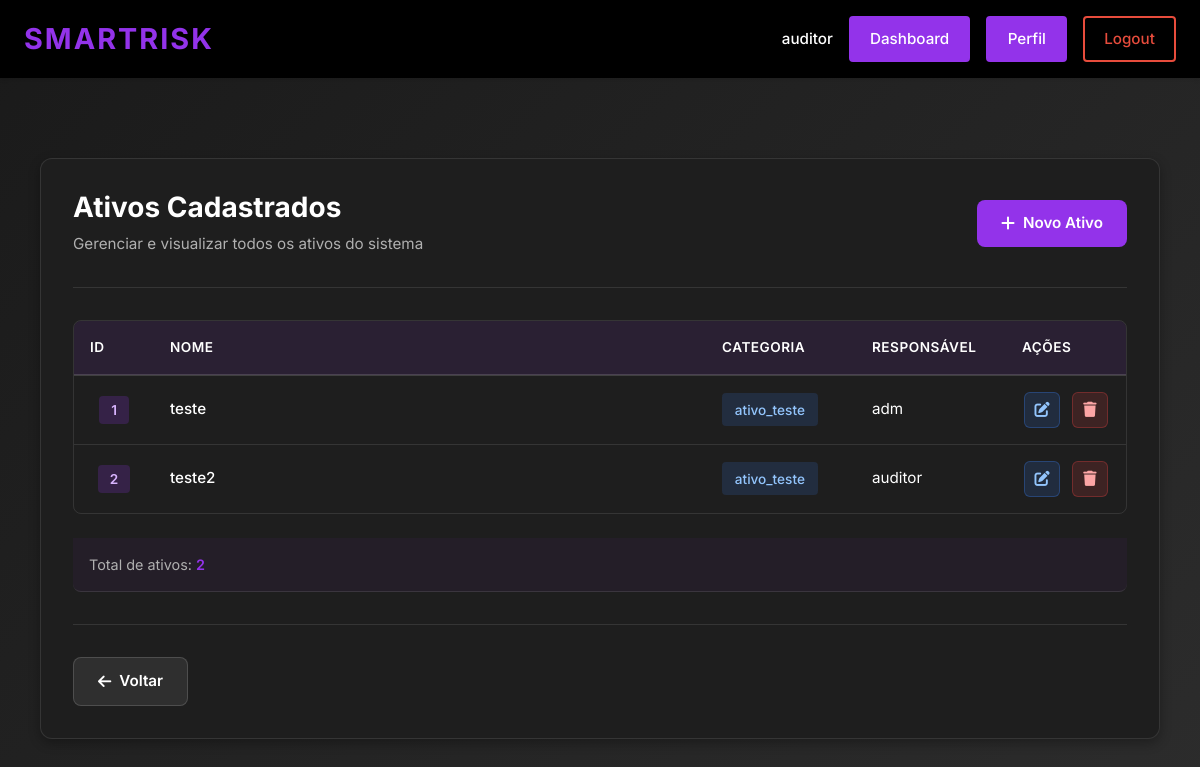
/lista_ativos/ (signed in), run on an earlier commit of the app's database.
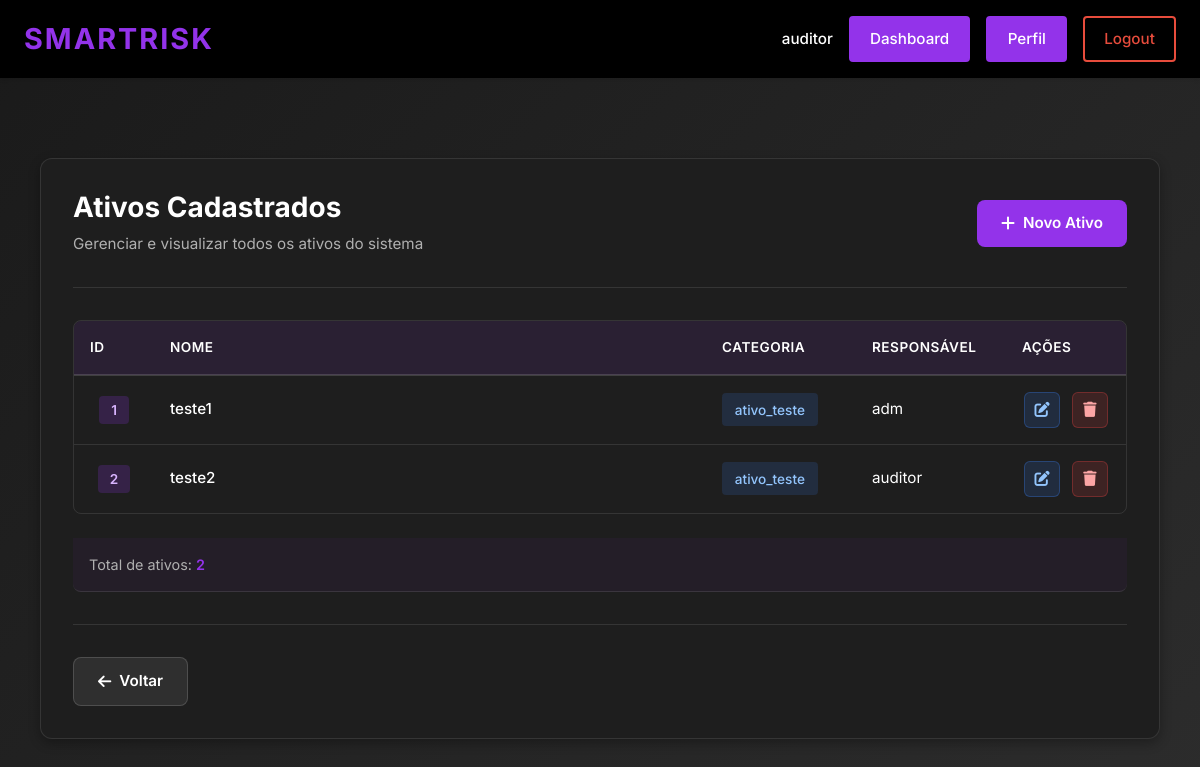
And on a later commit of the database.
### ismsapp/models.py (models this page shows, shortened)
class Ativo(models.Model):
    """Name/identifier of the asset (e.g., 'Servidor de Banco de Dados Prod-01')."""
    nome = models.CharField(
        max_length=255,
        default="Ativo",
        help_text="Nome único ou identificador do ativo (ex.: 'Servidor de Banco de Dados Prod-01').",
    )
    """Foreign key to the asset category that classifies this asset."""
    categoria = models.ForeignKey(
        CategoriaAtivo,
        on_delete=models.SET_NULL,
        null=True,
        related_name="ativos",
        help_text="Categoria que classifica este ativo.",
    )
    """Person or department responsible for this asset."""
    responsavel = models.CharField(
        max_length=200,
        default="Responsável",
        help_text="Nome ou departamento responsável por este ativo.",
    )
    """Detailed description of the asset's purpose and characteristics."""
    descricao = models.TextField(
        blank=True,
        help_text="Descrição detalhada da finalidade e características do ativo.",
    )
    """Interdependencies - other assets required for this asset to function."""
    interdependencias = models.ManyToManyField(
        'self',
        symmetrical=False,
        blank=True,
        related_name='dependentes',
        help_text="Ativos necessários para o funcionamento deste ativo.",
    )
    """Numeric score for the Confidentiality dimension, indicating how sensitive the asset's information is. Higher values mean greater damage if data is disclosed without authorization."""
    confidencialidade = models.PositiveSmallIntegerField(
        verbose_name = "Confidencialidade (C)",
        default = 0,
        help_text = (
            "Grau de sensibilidade das informações deste ativo. "
            "Uma pontuação mais alta indica maior prejuízo caso os dados sejam divulgados sem autorização."
        ),
    )
    """Numeric score for the Integrity dimension, indicating how critical it is that the asset's data remains accurate and unaltered. Higher values mean greater harm if data is modified or corrupted."""
    integridade = models.PositiveSmallIntegerField(
        verbose_name = "Integridade (I)",
        default = 0,
        help_text = (
            "Grau de criticalidade do dado deste ativo. "
            "Uma pontuação mais alta indica maior dano se os dados forem modificados ou corrompidos."
        ),
    )
    """Numeric score for the Availability dimension, indicating how important it is that the asset is accessible when needed. Higher values mean more severe impact if the asset becomes unavailable."""
    disponibilidade = models.PositiveSmallIntegerField(
        verbose_name = "Disponibilidade (D)",
        default = 0,
        help_text = (
            "Grau de importância do acesso a este ativo quando necessário. "
            "Uma pontuação mais alta indica impacto mais severo se o ativo se tornar indisponível."
        ),
    )
    """The Privacy dimension score, indicating how much the asset handles personal data subject to privacy regulations. Higher values mean greater exposure to privacy-related obligations and risks."""
    privacidade = models.PositiveSmallIntegerField(
        verbose_name = "Privacidade (P)",
        default = 0,
        help_text = (
            "O grau em que este ativo lida com dados pessoais sujeitos a regulamentações de privacidade. "
            "Uma pontuação mais alta indica maior exposição a obrigações e riscos relacionados à privacidade."
        ),
    )
    """Composite CIDP weight calculated from the four dimension scores previously defined. This value is used in risk scoring to reflect the overall criticality of the asset. Consider overriding the save() method or using a @property to automatically keep this value in sync whenever any of the individual dimension scores are updated."""
    peso_cidp = models.DecimalField(
        max_digits = 5,
        decimal_places = 2,
        default = 0,
        help_text = (
            "Peso composto CIDP calculado a partir das quatro pontuações de dimensão acima. "
        ),
    )
    class Meta:
        verbose_name = "Ativo"
        verbose_name_plural = "Ativos"

class CategoriaAtivo(models.Model):
    class Tipo(models.TextChoices):
        PRIMARIO = "primario", "Primário"
        SUPORTE  = "suporte",  "De Suporte"
    nome = models.CharField(
        max_length=100,
        unique=True,
        help_text="Nome da categoria. Deve ser único no sistema.",
    )
    tipo = models.CharField(
        max_length=10,
        choices=Tipo.choices,
        help_text=(
            "Tipo do ativo: 'Primário' para ativos com valor direto ao negócio "
            "(ex.: informações, serviços); 'De Suporte' para infraestrutura que "
            "sustenta os ativos primários (ex.: hardware, software, pessoas)."
        ),
    )
    descricao = models.TextField(
        help_text="Descrição detalhada da categoria e dos ativos que ela engloba.",
    )
    criado_em = models.DateTimeField(
        auto_now_add=True,
        help_text="Data e hora em que a categoria foi registrada no sistema.",
    )
    class Meta:
        verbose_name        = "Categoria de Ativo"
        verbose_name_plural = "Categorias de Ativos"
        ordering            = ["tipo", "nome"]

### ismsapp/views.py (the view)
# urls.py: path("lista_ativos/", views.ReadAtivoView.as_view(), name="lista_ativos"),
class ReadAtivoView(View):
    template_name = "ismsapp/lista_ativos.html"
    def _check_permission(self, user):
        if not user.is_authenticated:
            return False
        user_profile = getattr(user, 'profile', None)
        if not user_profile:
            return False
        allowed_actors = [
            UserProfile.Actor.SISTEMA_ADMIN,
            UserProfile.Actor.AUDITOR,
            UserProfile.Actor.ANALISTA
        ]
        return user_profile.actor_type in allowed_actors
    @method_decorator(login_required(login_url="login"))
    def get(self, request, *args, **kwargs):
        if not self._check_permission(request.user):
            return redirect('dashboard')
        from .models import Ativo
        ativos = Ativo.objects.all().order_by('nome')
        user_profile = getattr(request.user, 'profile', None)
        pode_editar_deletar = user_profile and user_profile.actor_type in [
            UserProfile.Actor.SISTEMA_ADMIN,
            UserProfile.Actor.AUDITOR
        ]
        contexto = {
            'ativos': ativos,
            'pode_editar_deletar': pode_editar_deletar,
        }
        return render(request, self.template_name, contexto)

### ismsapp/templates/ismsapp/lista_ativos.html (shortened to what this page needs)
{% extends "ismsapp/base.html" %}
{% load static %}
{% block extra_css %}
    <link href="https://cdn.jsdelivr.net/npm/bootstrap@5.3.0/dist/css/bootstrap.min.css" rel="stylesheet">
    <link href="https://cdnjs.cloudflare.com/ajax/libs/font-awesome/6.4.0/css/all.min.css" rel="stylesheet">
    <link href="{% static 'css/ismsapp/lista_ativos.css' %}" rel="stylesheet">
{% endblock %}
{% block content %}
    <div class="lista-container">
        <div class="lista-card">
            <div class="lista-header">
                <div class="header-content">
                    <h1>Ativos Cadastrados</h1>
                    <p class="subtitle">Gerenciar e visualizar todos os ativos do sistema</p>
                </div>
                {% if pode_editar_deletar %}
                <a href="{% url 'cadastro_ativo' %}" class="btn-add-asset">
                    <i class="fas fa-plus"></i> Novo Ativo
                </a>
                {% endif %}
            </div>
            {% if ativos %}
                <div class="assets-table-wrapper">
                    <table class="assets-table">
                        <thead>
                            <tr>
                                <th>ID</th>
                                <th>Nome</th>
                                <th>Categoria</th>
                                <th>Responsável</th>
                                <th>Ações</th>
                            </tr>
                        </thead>
                        <tbody>
                            {% for ativo in ativos %}
                                <tr>
                                    <td class="asset-id-cell">
                                        <span class="id-badge">{{ ativo.id }}</span>
                                    </td>
                                    <td class="asset-name-cell">
                                        {{ ativo.nome }}
                                    </td>
                                    <td class="asset-category-cell">
                                        {% if ativo.categoria %}
                                            <span class="category-badge">{{ ativo.categoria.nome }}</span>
                                        {% else %}
                                            <span class="category-badge empty">Sem categoria</span>
                                        {% endif %}
                                    </td>
                                    <td class="asset-responsible-cell">
                                        {{ ativo.responsavel }}
                                    </td>
                                    <td class="asset-actions-cell">
                                        <div class="action-buttons">
                                            <a href="{% url 'editar_ativo' ativo.id %}" class="action-btn view-btn" title="Editar">
                                                <i class="fas fa-edit"></i>
                                            </a>
                                            {% if pode_editar_deletar %}
                                                <a href="{% url 'deletar_ativo' ativo.id %}" class="action-btn delete-btn" title="Deletar">
                                                    <i class="fas fa-trash"></i>
                                                </a>
                                            {% endif %}
                                        </div>
                                    </td>
                                </tr>
                            {% endfor %}
                        </tbody>
                    </table>
                </div>
                <div class="table-info">
                    <p>Total de ativos: <strong>{{ ativos.count }}</strong></p>
                </div>
            {% endif %}
            <div class="lista-footer">
                <a href="{% url 'dashboard' %}" class="btn btn-cancel">
                    <i class="fas fa-arrow-left"></i> Voltar
                </a>
            </div>
        </div>
    </div>
{% endblock %}

What changed in the data, as far as the page shows it:
changed Ativo "adm": nome "teste" → "teste1"
